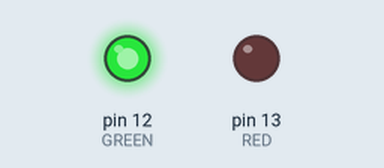
Recording of a sketch running on a simulated Arduino Uno, built with avr-gcc and run on an emulated ATmega328P. On the bench: output pins drawn as LEDs (lit = HIGH).

Above: at 0.1 s.
At 7.1 s:
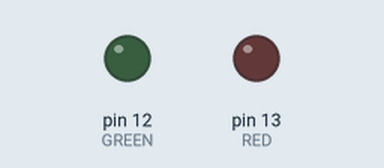
At 19.1 s:
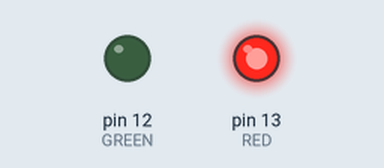
At 33.1 s:
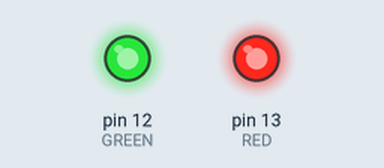
Timing chart, 0 to 40.0 s (numbered marks = the images above):
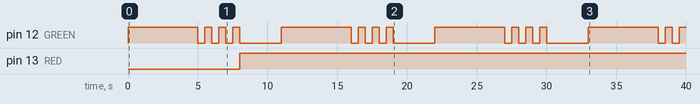

Measured:
- by itself, pin 12 (GREEN): repeats every 11.0 s: 3 × (LOW 0.50 s, HIGH 0.50 s), LOW 3.0 s, HIGH 5.0 s
- by itself, pin 13 (RED): LOW → HIGH at 8.0 s

The sketch:

practice20210317.ino
```cpp
/*
@실습문제 : 보행자 신호등 구현하기
초록불 5초, 3번 깜빡임, 빨간불3초
*/

int RED = 13;
int GREEN = 12;
/*
  This program blinks pin 13 of the Arduino (the
  built-in LED)
*/
void setup()
{
  pinMode(RED, OUTPUT);
  pinMode(GREEN, OUTPUT);
}
void loop()
{
  // turn the LED on (HIGH is the voltage level)
  digitalWrite(GREEN, HIGH);
  delay(5000); // Wait for 1000 millisecond(s)
   for(int i = 0; i < 3; i++)
   {
    digitalWrite(GREEN, LOW);
    delay(500);
    digitalWrite(GREEN, HIGH);
    delay(500);
   }
  // turn the LED off by making the voltage LOW
  digitalWrite(RED, HIGH);

  digitalWrite(GREEN, LOW);
  delay(3000); // Wait for 1000 millisecond(s

}
```
